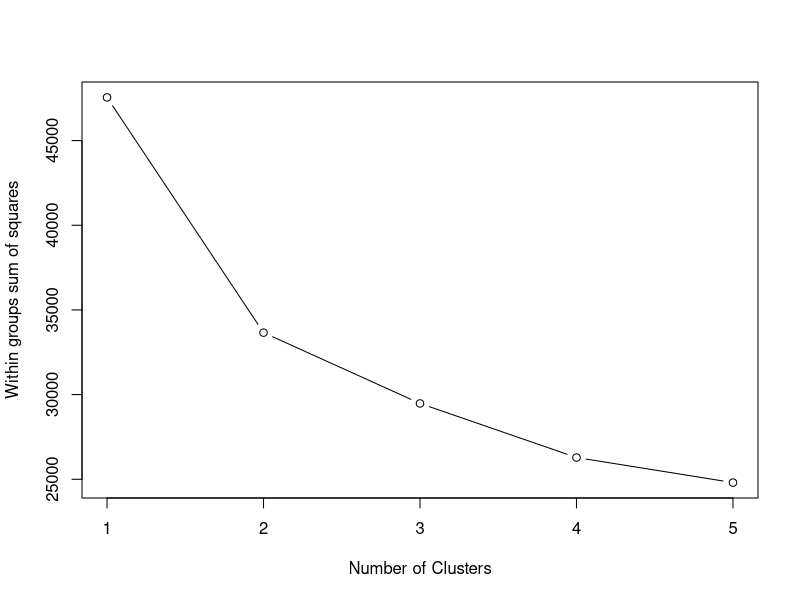

Write the R code that produced this figure.
## ---- chunk 1
#read data
setwd("C:/Users/vishrti/Desktop/ML webinar")
library(openxlsx)
dhcb<-read.csv("dhcb_education_small.csv")
## ---- chunk 2
dim(dhcb)
colnames(dhcb)
dhcb_education_small<-dhcb[,-c(1,31)]
dim(dhcb_education_small)
## ---- chunk 3
dhcb_education_small.Scaled <- scale(dhcb_education_small[,3:29])
head(dhcb_education_small.Scaled)

str(dhcb_education_small.Scaled)


sum(is.na(dhcb_education_small.Scaled))

## ---- chunk 4
# removing columns which have 0 variance for this set of data
              
dhcb_education_small.Scaled1<-dhcb_education_small.Scaled[,-c(24,25)]
dim(dhcb_education_small.Scaled1)
## ---- chunk 5

wssplot <- function(data, nc=15, seed=3110){
  wss <- (nrow(data)-1)*sum(apply(data,2,var))
  for (i in 2:nc){
    set.seed(seed)
    wss[i] <- sum(kmeans(data, centers=i)$withinss)}
  plot(1:nc, wss, type="b", xlab="Number of Clusters",
       ylab="Within groups sum of squares")}

wssplot(dhcb_education_small.Scaled1, nc=5)

sum(is.na(dhcb_education_small.Scaled1))
## ---- chunk 6
kmeans.clus = kmeans(x=dhcb_education_small.Scaled1, centers = 4, nstart = 3)

dhcb_education_small$Clusters <- kmeans.clus$cluster

#aggr = aggregate(dhcb_education_small[,-c(1,2,8,9,10,28,29,30,44,45,46)],list(dhcb_education_small$Clusters),mean)
aggr = aggregate(dhcb_education_small[,-c(1,2,26,27)],list(dhcb_education_small$Clusters),mean)

aggr


## ---- chunk 7
write.csv(dhcb_education_small,file="dhcb_education_small_rmd.csv")

write.csv(aggr,file="dhcb_education_small1_rmd.csv")

